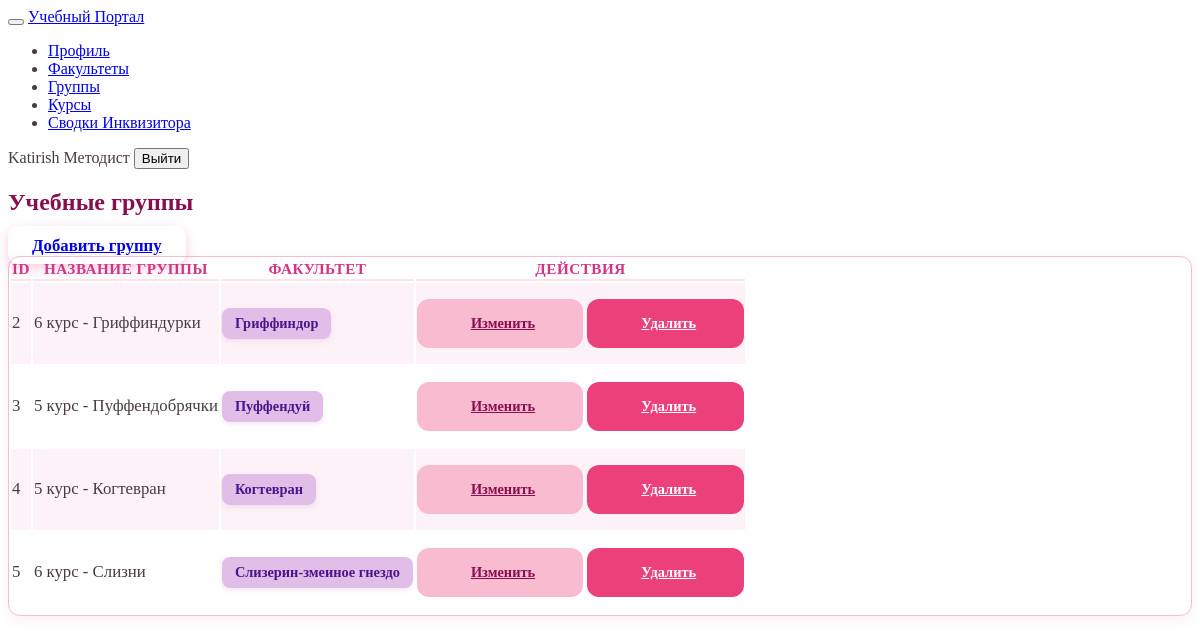
Screenshot of /groups/ (signed in) with the database file from the repository.
### accounts/models.py (models this page shows, shortened)
class AcademicGroup(models.Model):
    name = models.CharField(max_length=50)
    department = models.ForeignKey(
        Department,
        on_delete=models.CASCADE,
        related_name='groups'
    )

class Department(models.Model):
    name = models.CharField(max_length=100)

### accounts/views.py (the view)
# urls.py: path('groups/', views.academic_group_list, name='academic_group_list'),
@login_required
def academic_group_list(request):
    groups = AcademicGroup.objects.select_related('department').all()
    return render(request, 'academic_group_list.html', {
        'groups': groups,
        'is_methodist': is_methodist(request.user),
    })

### accounts/views.py (called while the page is built)
def is_methodist(user):
    return user.groups.filter(
        name='Методист'
    ).exists()

### templates/academic_group_list.html (shortened to what this page needs)
{% extends 'base.html' %}
{% block content %}
<div class="page-header d-print-none mb-4">
    <div class="row align-items-center">
        <div class="col">
            <h2 class="page-title" style="font-weight: 700; color: #880e4f;">Учебные группы</h2>
        </div>
        {% if is_methodist %}
        <div class="col-auto ms-auto">
            <a href="{% url 'academic_group_create' %}" class="btn btn-primary btn-add-main d-inline-flex align-items-center">
                 Добавить группу
            </a>
        </div>
        {% endif %}
    </div>
</div>
<div class="card shadow-sm">
    <div class="table-responsive">
        <table class="table table-vcenter card-table table-striped">
            <thead>
                <tr>
                    <th>ID</th>
                    <th>Название группы</th>
                    <th>Факультет</th>
                    {% if is_methodist %}<th class="w-1 text-center">Действия</th>{% endif %}
                </tr>
            </thead>
            <tbody>
                {% for group in groups %}
                <tr>
                    <td class="text-muted">{{ group.id }}</td>
                    <td class="fw-bold">{{ group.name }}</td>
                    <td>
                        <span class="badge badge-dept">
                            {{ group.department.name }}
                        </span>
                    </td>
                    {% if is_methodist %}
                    <td>
                        <div class="btn-list flex-nowrap justify-content-center">
                            <a href="{% url 'academic_group_update' group.id %}" class="btn btn-action btn-edit">
                                 Изменить
                            </a>
                            <a href="{% url 'academic_group_delete' group.id %}" class="btn btn-action btn-delete">
                                 Удалить
                            </a>
                        </div>
                    </td>
                    {% endif %}
                </tr>
                {% empty %}
                <tr><td colspan="4" class="text-center text-muted py-5">Группы пока не добавлены</td></tr>
                {% endfor %}
            </tbody>
        </table>
    </div>
</div>
{% endblock %}

### templates/base.html (shortened to what this page needs)
{% load static %}
<!DOCTYPE html>
<html lang="ru">
<head>
    <link href="https://cdn.jsdelivr.net/npm/@tabler/core@1.0.0-beta20/dist/css/tabler.min.css" rel="stylesheet"/>
    <link href="https://cdn.jsdelivr.net/npm/@tabler/core@1.0.0-beta20/dist/css/tabler-flags.min.css" rel="stylesheet"/>
    <link href="https://cdn.jsdelivr.net/npm/@tabler/core@1.0.0-beta20/dist/css/tabler-payments.min.css" rel="stylesheet"/>
    <link href="https://cdn.jsdelivr.net/npm/@tabler/core@1.0.0-beta20/dist/css/tabler-vendors.min.css" rel="stylesheet"/>
    <link href="https://cdn.jsdelivr.net/npm/@tabler/icons@2.40.0/iconfont/tabler-icons.min.css" rel="stylesheet"/>
    <link href="https://cdn.jsdelivr.net/npm/@tabler/core@1.0.0-beta20/dist/css/tabler.min.css" rel="stylesheet"/>
    {% load static %}
    <link href="{% static 'css/custom-tabler.css' %}" rel="stylesheet"/>
</head>
<body class="layout-fluid">
    <header class="navbar navbar-expand-md d-print-none">
        <div class="container-xl">
            <button class="navbar-toggler" type="button" data-bs-toggle="collapse" data-bs-target="#navbar-menu">
            </button>
            <a href="/" class="navbar-brand navbar-brand-autodark d-none-navbar-horizontal pe-0 pe-md-3">
                Учебный Портал
            </a>
            <div class="collapse navbar-collapse" id="navbar-menu">
                <ul class="navbar-nav pt-lg-3">
                    <li class="nav-item"><a class="nav-link" href="/profile/">Профиль</a></li>
                    <li class="nav-item"><a class="nav-link" href="/departments/">Факультеты</a></li>
                    <li class="nav-item"><a class="nav-link" href="/groups/">Группы</a></li>
                    <li class="nav-item"><a class="nav-link" href="/courses/">Курсы</a></li>
                    {% if is_methodist %}
                    <li class="nav-item">
                        <a class="nav-link {% if request.resolver_match.url_name == 'dashboard' %}active{% endif %}"
                           href="{% url 'dashboard' %}">
                             Сводки Инквизитора
                        </a>
                    </li>
                    {% endif %}
                </ul>
            </div>
            <div class="my-2 my-md-0 flex-grow-1 flex-md-grow-0 order-first order-md-last">
                {% if user.is_authenticated %}
                    <span class="badge bg-primary me-2">{{ user.username }}</span>
                    {% if is_methodist %}
                        <span class="badge bg-success me-2">Методист</span>
                    {% endif %}
                    <form method="post" action="{% url 'logout' %}" style="display:inline;">
                        <button type="submit" class="btn btn-sm btn-outline-danger">Выйти</button>
                    </form>
                {% else %}
                    <a href="{% url 'login' %}" class="btn btn-sm btn-primary">Войти</a>
                {% endif %}
            </div>
        </div>
    </header>
    <div class="page-wrapper">
        <div class="page-body">
            <div class="container-xl">
                {% block content %}
                {% endblock %}
            </div>
        </div>
    </div>
</body>
</html>

### static/css/custom-tabler.css (style rules this page uses)
:root { --tblr-body-bg: #fff0f5; --tblr-primary: #d63384; --tblr-primary-rgb: 214, 51, 132; --tblr-card-bg: #ffffff; --tblr-border-color: #f8bbd0; }
body { font-size: 16px; color: #4a3b42; }
.table thead th { font-size: 0.95rem; text-transform: uppercase; letter-spacing: 0.5px; color: #d63384; font-weight: 700; border-bottom: 2px solid #fce4ec !important; }
.table td { font-size: 1.05rem; vertical-align: middle; padding-top: 1rem !important; padding-bottom: 1rem !important; }
.table-striped > tbody > tr:nth-of-type(odd) > * { background-color: #fdf2f8; }
.card { border: 1px solid var(--tblr-border-color); box-shadow: 0 4px 15px rgba(214, 51, 132, 0.08); border-radius: 12px; overflow: hidden; }
.badge-dept { background-color: #e1bee7 !important; color: #4a148c !important; font-weight: 600; padding: 0.5em 0.9em; border-radius: 8px; font-size: 0.9rem; box-shadow: 0 2px 5px rgba(225, 190, 231, 0.4); }
.btn-action { display: inline-flex; align-items: center; justify-content: center; gap: 6px; padding: 1rem 3rem; border-radius: 12px; font-size: 0.9rem; font-weight: 600; transition: all 0.2s ease; border: none; white-space: nowrap; }
.btn-edit { background-color: #f8bbd0; color: #880e4f; }
.btn-delete { background-color: #ec407a; color: #ffffff; }
.btn-add-main { padding: 0.6rem 1.5rem; font-size: 1.05rem; border-radius: 10px; font-weight: 600; box-shadow: 0 4px 12px rgba(214, 51, 132, 0.25); }

### rows the page displays
AcademicGroup: id "2", name "6 курс - Гриффиндурки", department.name "Гриффиндор"
AcademicGroup: id "3", name "5 курс - Пуффендобрячки", department.name "Пуффендуй"
AcademicGroup: id "4", name "5 курс - Когтевран", department.name "Когтевран"
AcademicGroup: id "5", name "6 курс - Слизни", department.name "Слизерин-змеиное гнездо"

### other values shown
{{ user.username }} "Katirish"
